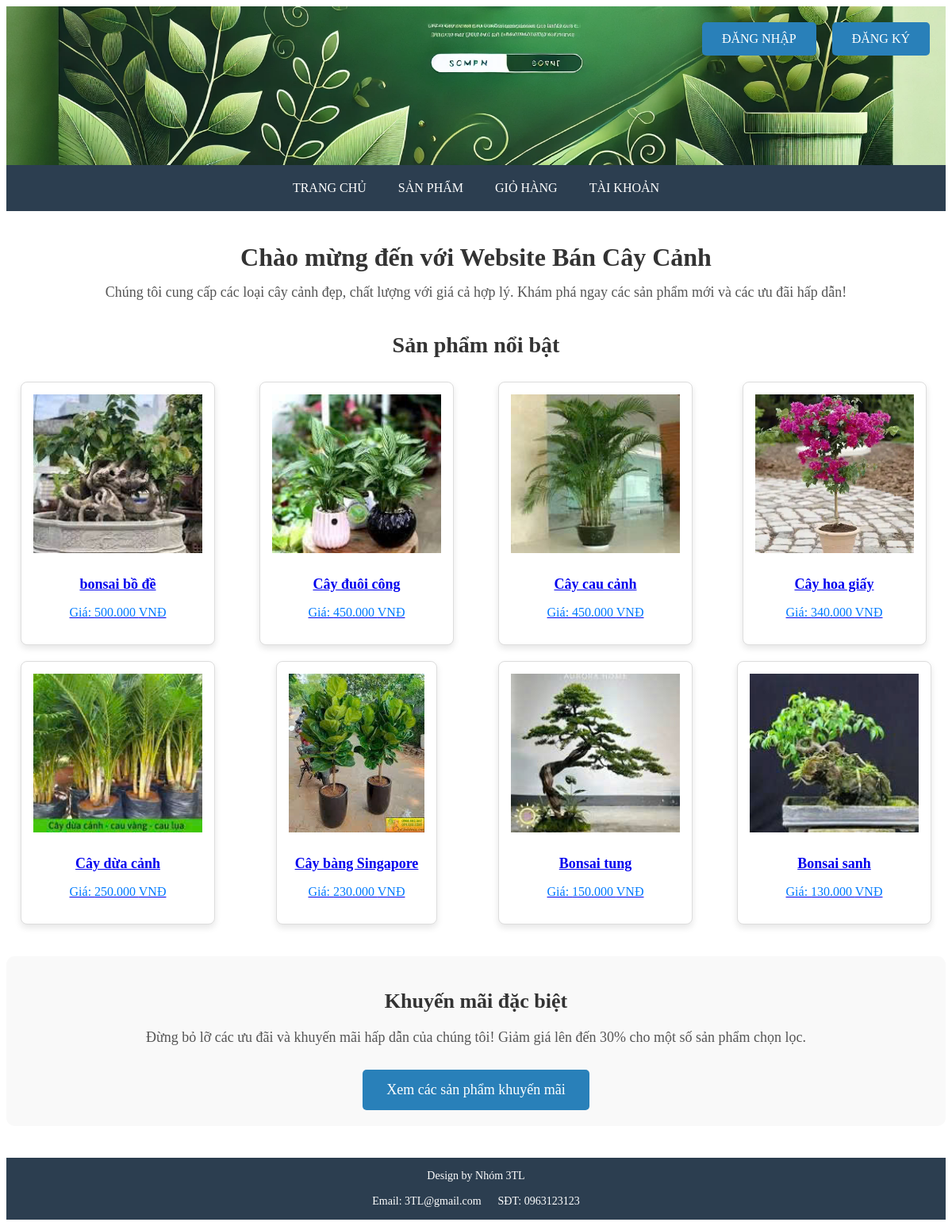
The page / on the database its author committed.
### tables this page shows
CREATE TABLE `sanpham` (
  `macaycanh` int(11) NOT NULL,
  `tencay` varchar(30) NOT NULL,
  `hinhanh` text NOT NULL,
  `mota` varchar(1000) NOT NULL,
  `gia` int(11) NOT NULL,
  `maloai` int(11) NOT NULL,
  `soluongsanpham` int(11) NOT NULL
);

### index.php (the view, shortened to what this page needs)
<?php
include('header.php');
?>
<div class="container">
    <section class="welcome">
        <h1>Chào mừng đến với Website Bán Cây Cảnh</h1>
        <p>Chúng tôi cung cấp các loại cây cảnh đẹp, chất lượng với giá cả hợp lý. Khám phá ngay các sản phẩm mới và các ưu đãi hấp dẫn!</p>
    </section>
    <section class="featured-products">
        <h2>Sản phẩm nổi bật</h2>
        <div class="products">
            <?php
            $sql = "SELECT * FROM sanpham ORDER BY gia DESC LIMIT 8";
            $result = mysqli_query($kn, $sql);
            if (mysqli_num_rows($result) > 0) {
                while ($product = mysqli_fetch_assoc($result)) {
                    echo '<div class="product">';
                    echo '<a href="chitietsanpham.php?id=' . $product['macaycanh'] . '">';
                    echo '<img src="' . $product['hinhanh'] . '" alt="' . $product['tencay'] . '">';
                    echo '<h3>' . $product['tencay'] . '</h3>';
                    echo '<p>Giá: ' . number_format($product['gia'], 0, ',', '.') . ' VNĐ</p>';
                    echo '</a>';
                    echo '</div>';
                }
            } else {
                echo '<p>Không có sản phẩm nổi bật hiện tại.</p>';
            }
            ?>
        </div>
    </section>
    <section class="promotions">
        <h2>Khuyến mãi đặc biệt</h2>
        <p>Đừng bỏ lỡ các ưu đãi và khuyến mãi hấp dẫn của chúng tôi! Giảm giá lên đến 30% cho một số sản phẩm chọn lọc.</p>
        <a href="sanpham.php" class="btn-promotion">Xem các sản phẩm khuyến mãi</a>
    </section>
</div>
<?php
include('footer.php');
?>

### header.php (shortened to what this page needs)
<!DOCTYPE html>
<html lang="en">
<head>
</head>
<body>
    <div class="banner">
        <div class="banner-buttons">
            <?php if (isset($_SESSION['user'])): ?>
                <a href="dangxuat.php">Đăng xuất</a>
            <?php else: ?>
                <a href="dangnhap.php">Đăng nhập</a>
                <a href="dangky.php">Đăng ký</a>
            <?php endif; ?>
        </div>
    </div>
    <div class="menu">
        <a href="index.php">Trang chủ</a>
        <a href="sanpham.php">Sản phẩm</a>
        <a href="giohang.php">Giỏ hàng</a>
        <a href="taikhoan.php">Tài khoản</a>
    </div>

### footer.php
<div class="footer">
        Design by Nhóm 3TL <br><br>
        Email: 3TL@gmail.com &nbsp;&nbsp;&nbsp;&nbsp;
        SĐT: 0963123123
    </div>
</body>
</html>

### header.php (style rules this page uses)
.banner { width: 100%; height: 200px; background-image: url('./images/banner.jpg'); background-size: cover; background-position: center; position: relative; }
.banner-buttons { position: absolute; top: 20px; right: 20px; display: flex; gap: 20px; }
.banner-buttons a { color: white; text-decoration: none; padding: 12px 25px; background-color: #2980b9; border-radius: 5px; font-size: 16px; text-transform: uppercase; transition: background-color 0.3s ease; }
.menu { background-color: #2c3e50; display: flex; justify-content: center; padding: 10px 0; }
.menu a { color: white; text-decoration: none; padding: 10px 20px; font-size: 16px; text-transform: uppercase; transition: background-color 0.3s ease; }
.footer { background-color: #2c3e50; color: white; text-align: center; padding: 15px 0; margin-top: 20px; font-size: 14px; }

### index.php (style rules this page uses)
.welcome { text-align: center; margin: 40px 0; }
.welcome h1 { font-size: 32px; color: #333; margin-bottom: 15px; }
.welcome p { font-size: 18px; color: #555; margin-top: 10px; }
.featured-products { margin: 40px 0; }
.featured-products h2 { font-size: 28px; color: #333; text-align: center; margin-bottom: 30px; }
.products { display: grid; grid-template-columns: repeat(auto-fill, minmax(250px, 1fr)); gap: 20px; justify-items: center; margin: 0 auto; max-width: 1200px; }
.product { text-align: center; border: 1px solid #ddd; border-radius: 8px; padding: 15px; background-color: #fff; box-shadow: 0 4px 8px rgba(0, 0, 0, 0.1); transition: transform 0.3s ease, box-shadow 0.3s ease; }
.product img { width: 100%; height: 200px; object-fit: contain; margin-bottom: 15px; }
.product h3 { font-size: 18px; margin: 10px 0; }
.product p { font-size: 16px; color: #007bff; }
.promotions { text-align: center; margin: 40px 0; padding: 20px; background-color: #f9f9f9; border-radius: 10px; }
.promotions h2 { font-size: 26px; color: #333; margin-bottom: 20px; }
.promotions p { font-size: 18px; color: #555; margin-bottom: 30px; }
.promotions .btn-promotion { display: inline-block; background-color: #2980b9; color: white; padding: 15px 30px; font-size: 18px; border-radius: 5px; text-decoration: none; transition: background-color 0.3s ease; }

### rows shown on the page
sanpham: hinhanh (picture), tencay "bonsai bồ đề", gia "500.000"
sanpham: hinhanh (picture), tencay "Cây đuôi công", gia "450.000"
sanpham: hinhanh (picture), tencay "Cây cau cảnh", gia "450.000"
sanpham: hinhanh (picture), tencay "Cây hoa giấy", gia "340.000"
sanpham: hinhanh (picture), tencay "Cây dừa cảnh", gia "250.000"
sanpham: hinhanh (picture), tencay "Cây bàng Singapore", gia "230.000"
sanpham: hinhanh (picture), tencay "Bonsai tung", gia "150.000"
sanpham: hinhanh (picture), tencay "Bonsai sanh", gia "130.000"
